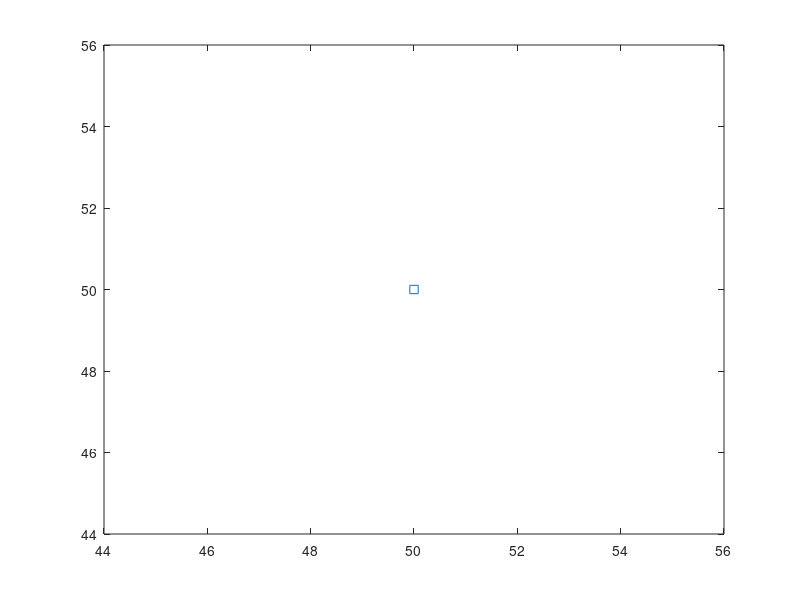

MATLAB code for this plot: (Note: this script raises an error after producing the figure.)

% start
clear all
close all

% initialize grid to all zeros (i.e., white)
gridcolor = zeros(100,100);

% specify the bounds of the grid
x_min = 1;  x_max = 100;
y_min = 1;  y_max = 100;

% initialize ant position to the middle of the grid
ant_x = 50;
ant_y = 50;

% initialize the ant direction to east
antdirection = 0;

% create initial plot with handle 'p', specifying the x and y values as
% ant_x and ant_y, set the marker type as a square and set erasemode to
% none so that all points are shown
p = plot(ant_x, ant_y, 'marker', 's');
hold on
p.EraseMode = 'xor';

% Set plot axis to span the grid
axis([0 100 0 100])

% specify the loop variable to indicate if the ant is still inside the grid
inside = 1;

% count the number of steps needed to reach the edge of the grid
total_steps = 0;

while inside == 1
    total_steps = total_steps + 1;
    
    if gridcolor(ant_x,ant_y) == 0  % if the square is white, then
        antdirection = antdirection + 90;  % turn 90 deg to the right
    else   % otherwise the square is black, so
        antdirection = antdirection - 90;  % turn 90 deg to the left
    end
    
    % check antdirection and modify if necessary to keep it in the range of
    % 0 to 360 degrees
    if antdirection >= 360
        antdirection = antdirection - 360;
    elseif antdirection < 0
        antdirection = antdirection + 360;
    end
    
    % the ant always flips the color of the square that it is on
    gridcolor(ant_x,ant_y) = ~gridcolor(ant_x,ant_y);
    
    if gridcolor(ant_x,ant_y) == 0   % if the grid square is white, then
        % set the Marker edge and face color to white for the x,y point 
        set(p,'MarkerEdgeColor', 'w', 'MarkerFaceColor', 'w');
    else  % the grid square is black, so
        % set the Marker edge and face color to black for the x,y point 
        set(p,'MarkerEdgeColor', 'k', 'MarkerFaceColor', 'k');
    end        
    p = plot(ant_x, ant_y, 'marker', 's');
    p.EraseMode = 'xor';    % execute the graphics set immediately above

    % determine the x and y direction of the ant motion (i.e., the position
    % change for each coordinate)
    ant_motion_x = cosd(antdirection);
    ant_motion_y = sind(antdirection);
    
    % move the ant to the next square
    ant_x = ant_x + ant_motion_x;
    ant_y = ant_y + ant_motion_y;

    % determine if the ant has move outside the grid; if so, set inside to
    % 0 so that the loop terminates
    if (ant_x<x_min) || (ant_x>x_max)
        inside = 0;
    elseif (ant_y<y_min) || (ant_y>y_max)
        inside = 0;
    end
    
end
hold off

